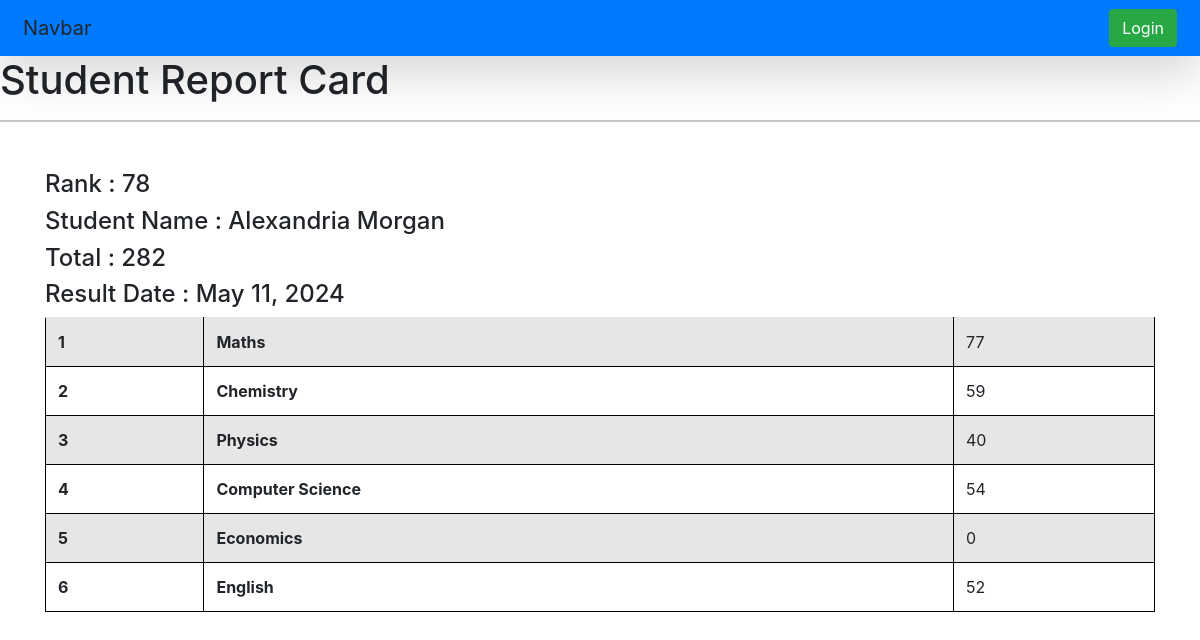
Screenshot of /see_marks/STU-0727/ with the database file from the repository.
### vege/models.py (models this page shows, shortened)
class SubjectMarks(models.Model):
    student = models.ForeignKey(
        Student, related_name="studentmarks", on_delete=models.CASCADE
    )
    subject = models.ForeignKey(Subject, on_delete=models.CASCADE)
    marks = models.IntegerField()
    class Meta:
        unique_together = ["student", "subject"]

class Student(models.Model):
    student_id = models.OneToOneField(
        StudentID, related_name="studentid", on_delete=models.CASCADE
    )
    department = models.ForeignKey(
        Department, related_name="student_dept", on_delete=models.CASCADE
    )
    student_name = models.CharField(max_length=100)
    student_email = models.EmailField(unique=True)
    student_age = models.IntegerField(default=18)
    student_address = models.TextField()
    class Meta:
        ordering = ["student_name"]
        verbose_name = "student"

class ReportCard(models.Model):
    student = models.ForeignKey(
        Student, related_name="student_report_card", on_delete=models.CASCADE
    )
    student_rank = models.IntegerField()
    date_of_generation = models.DateField(auto_now_add=True)
    class Meta:
        unique_together = ["student_rank", "date_of_generation"]

class Subject(models.Model):
    subject_name = models.CharField(max_length=100)

### vege/views.py (the view)
# urls.py: path("see_marks/<student_id>/", see_marks, name="see_marks"),
def see_marks(request, student_id):
    queryset = SubjectMarks.objects.filter(student__student_id__student_id=student_id)
    total_marks = queryset.aggregate(total_marks=Sum("marks"))
    return render(
        request,
        "reports/see_marks.html",
        {
            "queryset": queryset,
            "total_marks": total_marks,
        },
    )

### vege/templates/reports/see_marks.html (shortened to what this page needs)
{%extends "base.html"%}
{%block start%}
<h1>Student Report Card</h1>
<link rel="stylesheet" href="https://cdn.jsdelivr.net/npm/bootstrap@4.3.1/dist/css/bootstrap.min.css"
>
<hr>
<div class="container mt-5">
    <h4>Rank : {{queryset.first.student.student_report_card.first.student_rank}}</h4>
    <h4>Student Name : {{queryset.first.student.student_name}}</h4>
    <h4>Total : {{total_marks.total_marks}}</h4>
    <h4>Result Date : {{queryset.first.student.student_report_card.first.date_of_generation}}</h4>
    <table class="table table-striped">
        <tbody>
            {% for marks in queryset %}
            <tr>
                <th scope="row">{{forloop.counter}}</th>
                <td><b>{{marks.subject.subject_name}}</b></td>
                <td>{{marks.marks}}</td>
            </tr>
            {% endfor %}
        </tbody>
    </table>
</div>
{%endblock%}

### home/Templates/base.html (style rules this page uses)
table { width: 100%; border-collapse: collapse; }
table, th, td { border: 1px solid black; }
th, td { padding: 10px; text-align: left; }

### rows the page displays
SubjectMarks: first.student.student_report_card.first.student_rank "78", first.student.student_name "Alexandria Morgan", first.student.student_report_card.first.date_of_generation "May 11, 2024", subject.subject_name "Maths", marks "77"
SubjectMarks: subject.subject_name "Chemistry", marks "59"
SubjectMarks: subject.subject_name "Physics", marks "40"
SubjectMarks: subject.subject_name "Computer Science", marks "54"
SubjectMarks: subject.subject_name "Economics", marks "0"
SubjectMarks: subject.subject_name "English", marks "52"

### other values shown
{{ total_marks.total_marks }} "282"
